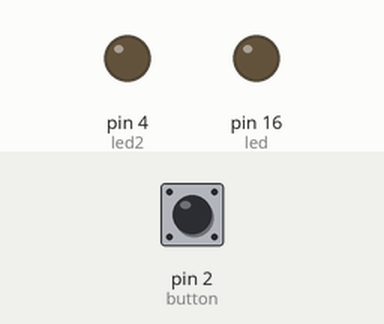
This sketch was run on a simulated Arduino Uno, built with avr-gcc and run on an emulated ATmega328P. Shown: output pins drawn as LEDs (lit = HIGH). Dashed ring = blinking. The inputs (shaded band) are chosen by the test bench; at power-on: pin 2 (button) LOW.

Above: at 1.2 s.
1.3 s: pin 2 (button) pulled HIGH for 0.15 s
At 1.7 s:
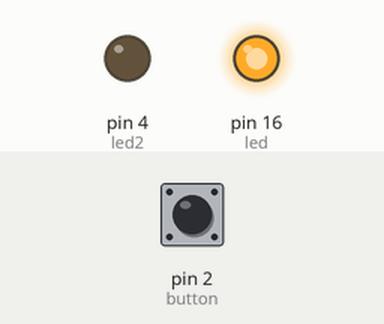
3.8 s: pin 2 (button) pulled HIGH for 3.2 s
At 4.7 s:
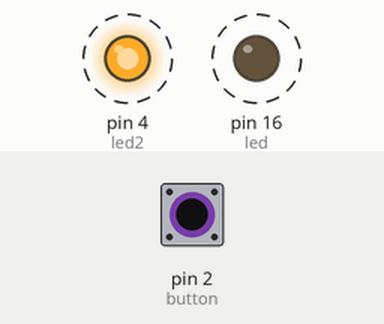
Timing chart, 0 to 9.3 s (numbered marks = the images above; inputs shaded):
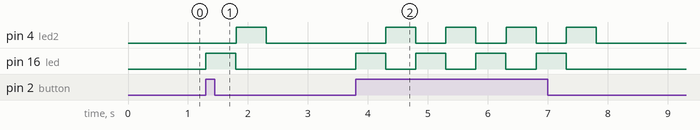

Measured:
- after the input at 1.3 s, pin 4 (led2): LOW → HIGH after 0.50 s, → LOW 0.50 s later; pin 16 (led): LOW → HIGH at once, → LOW 0.50 s later
- after the input at 3.8 s, pin 4 (led2): alternates HIGH for 0.50 s and LOW for 0.50 s, 8 changes in all, then stays LOW, starting after 0.50 s; pin 16 (led): alternates HIGH for 0.50 s and LOW for 0.50 s, 8 changes in all, then stays LOW, starting at once

The sketch:

LED_BLINK.ino
```cpp
const int button = 2;
const int led = 16;
const int led2 = 4;

int statusButton = 0;

void setup() {
  pinMode(button, INPUT);
  pinMode(led, OUTPUT);
  pinMode(led2, OUTPUT);
}

void loop() {
  statusButton = digitalRead(button);

  if (statusButton == HIGH) {
    digitalWrite(led, HIGH);
    delay(500);
    digitalWrite(led, LOW);
    digitalWrite(led2, HIGH);
    delay(500);
    digitalWrite(led2, LOW);
  }

  else {
    digitalWrite(led, LOW);
  }

}
```
